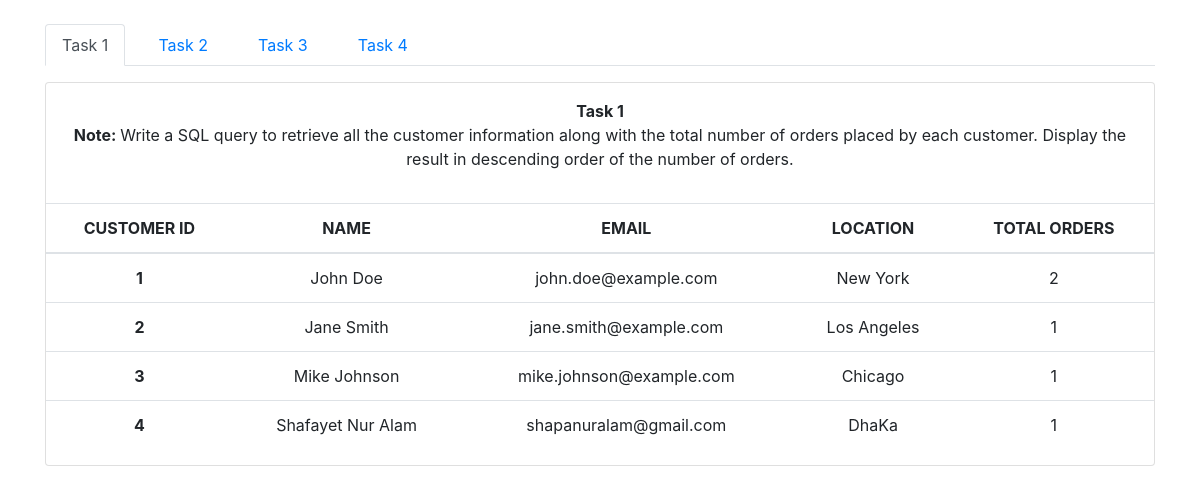
The page / on the database its author committed.
### tables this page shows
CREATE TABLE `Customers` (
  `customer_id` int(11) NOT NULL,
  `name` varchar(50) DEFAULT NULL,
  `email` varchar(100) DEFAULT NULL,
  `location` varchar(50) DEFAULT NULL
);

### index.php (the view, shortened to what this page needs)
<?php
include("connection.php");
$sqlTask1 = "SELECT Customers.*, COUNT(Orders.order_id) AS total_orders
FROM Customers
LEFT JOIN Orders ON Customers.customer_id = Orders.customer_id
GROUP BY Customers.customer_id
ORDER BY total_orders DESC;";
$taskResult1 = $mysqli->query($sqlTask1);
?>
<!DOCTYPE html>
<html lang="en">
<head>
    <link rel="stylesheet" href="https://stackpath.bootstrapcdn.com/bootstrap/4.5.2/css/bootstrap.min.css">
</head>
<body>
<div class="container pt-4">
    <ul class="nav nav-tabs">
        <li class="nav-item">
            <a class="nav-link active mr-3" aria-current="page" href="#task1" data-toggle="tab">Task 1</a>
        </li>
        <li class="nav-item">
            <a class="nav-link mr-3" href="#task2" data-toggle="tab">Task 2</a>
        </li>
        <li class="nav-item">
            <a class="nav-link mr-3" href="#task3" data-toggle="tab">Task 3</a>
        </li>
        <li class="nav-item">
            <a class="nav-link" href="#task4" data-toggle="tab">Task 4</a>
        </li>
    </ul>
    <div class="card mt-3">
        <div class="tab-content">
            <div class="tab-pane fade show active" id="task1">
                <p class="text-center p-3"> <b>Task 1</b> <br> <b>Note: </b>Write a SQL query to retrieve all the customer information along with the total number of orders placed by each customer. Display the result in descending order of the number of orders.</p>
                <table class="table">
                    <thead>
                        <tr>
                        <th scope="col" class='text-center'>CUSTOMER ID</th>
                        <th scope="col" class='text-center'>NAME</th>
                        <th scope="col" class='text-center'>EMAIL</th>
                        <th scope="col" class='text-center'>LOCATION</th>
                        <th scope="col" class='text-center'>TOTAL ORDERS</th>
                        </tr>
                    </thead>
                    <tbody>
                        <?php
                            foreach($taskResult1 as $item){
                            $id = $item['customer_id'];
                            $name = $item['name'];
                            $email = $item['email'];
                            $location = $item['location'];
                            $total_orders = $item['total_orders'];
                            echo "<tr>
                            <th scope='row' class='text-center'>{$id}</th>
                            <td class='text-center'>{$name}</td>
                            <td class='text-center'>{$email}</td>
                            <td class='text-center'>{$location}</td>
                            <td class='text-center'>{$total_orders}</td>
                            </tr>";
                            }
                        ?>
                    </tbody>
                </table>
            </div>
        </div>
    </div>
</div>
</body>
</html>

### rows shown on the page
customers: customer_id "1", name "John Doe", email "john.doe@example.com", location "New York", total_orders "2"
customers: customer_id "2", name "Jane Smith", email "jane.smith@example.com", location "Los Angeles", total_orders "1"
customers: customer_id "3", name "Mike Johnson", email "mike.johnson@example.com", location "Chicago", total_orders "1"
customers: customer_id "4", name "Shafayet Nur Alam", email "shapanuralam@gmail.com", location "DhaKa", total_orders "1"
